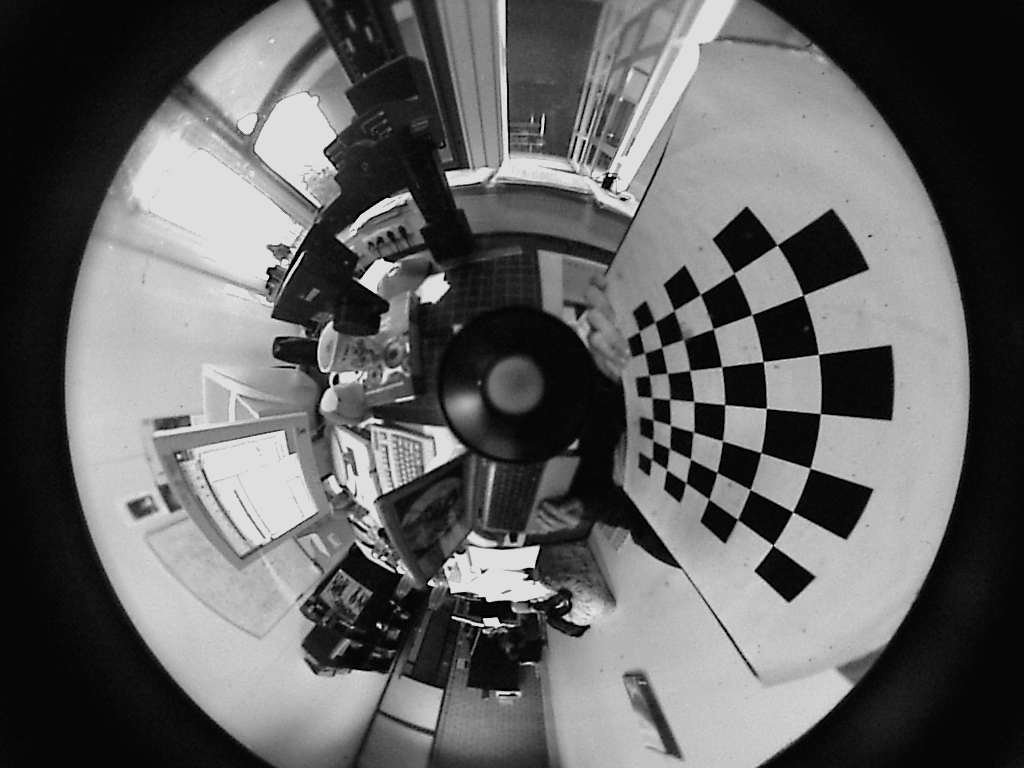
#> input picture agdc_test_fisheye/source/VMRImage1.jpg, 1024 x 768 px
$ python generate_agdc_fisheye.py
#> lines starting #> are read from the running program, lines starting #| are printed output that depends on the picture; after the words box and inside, x2 and y2 are one past the last pixel; in counts of white or black regions, pixels touching at a corner belong together
"""
AGDC Mesh Table & Golden Reference — Fisheye (Scaramuzza Model)
=================================================================
使用 VMRImage1.jpg + OCamCalib 标定参数生成 AGDC 仿真数据集。

模型：Scaramuzza Omnidirectional Camera Model
  - Forward  (cam2world): 像素 (u,v) → 单位球面 3D 射线
  - Inverse  (world2cam): 3D 射线 → 像素 (u,v)
  - 矫正方式: 透视平面重投影 (同 undistort.m)

输出目录: agdc_test_fisheye/
"""

import numpy as np
import os, json
from pathlib import Path

# ============================================================
# 0. 路径
# ============================================================
BASE_DIR = Path(r"d:\Clone\CameraCalibration")
CALIB_DIR = Path(r"d:\Clone\CameraCalibration\相机标定课程\第七章\Scaramuzza_OCamCalib_v3.0_win")
OUT_DIR = BASE_DIR / "agdc_test_fisheye"
for d in ["source", "mesh/16x12", "mesh/32x24",
          "input/nv12", "input/nv16", "input/yuyv",
          "golden/nv12", "golden/nv16", "golden/yuyv",
          "verify"]:
    (OUT_DIR / d).mkdir(parents=True, exist_ok=True)

IMG_SRC  = CALIB_DIR / "VMRImage1.jpg"

print("=" * 72)
print("AGDC Fisheye — Scaramuzza Model")
print("=" * 72)
print(f"输入图像: {IMG_SRC}")

# ============================================================
# 1. 标定参数 (来自 get_ocam_model.m)
# ============================================================
# Scaramuzza 多项式系数 (5阶, ρ → f(ρ) = Z 分量)
SS = np.array([-1.405116937602191e+002,
                0.0,
                2.716608082380784e-004,
                5.257341861497706e-006,
               -1.067888507955045e-009], dtype=np.float64)

# 推算参数
CALIB_RADIUS = 498.0       # get_ocam_model.m 中的归一化半径
XC = 512.0                  # 几何中心 x (1024/2)
YC = 384.0                  # 几何中心 y (768/2)
C, D, E = 1.0, 0.0, 0.0    # 仿射参数 (calibration.m 默认值)

W_IN, H_IN = 1024, 768     # 输入鱼眼图像尺寸
W_OUT, H_OUT = 640, 480    # 输出透视图像尺寸
FC = 4.0                    # 虚拟相机距离参数 (同 undistort.m 风格, 越小越广角)

# ---- 内参验证: 用半径 r=498 时 Z应接近 0 ----
r_test = np.linspace(0, CALIB_RADIUS, 100)
ss_flip = SS[::-1]  # polyval 需要从高次到低次
z_test = np.polyval(ss_flip, r_test)
# 在半径 r=498 处, f(498) = polyval(ss, 498)
f_at_edge = np.polyval(ss_flip, CALIB_RADIUS)
print(f"\n标定多项式 SS 在 r={CALIB_RADIUS}: f(r)={f_at_edge:.4f}")
# 对应的射线角度 θ = atan(r / f(r))... 实际上对于单位球面:
# 射线方向 = [x, y, f(r)] normalized
# tan(入射角) = r / f(r)
theta_at_edge = np.arctan2(CALIB_RADIUS, f_at_edge)
print(f"  对应入射角 (从光轴): {np.rad2deg(theta_at_edge):.1f}°")

# ---- 仿射矩阵 ----
A = np.array([[C, D],
              [E, 1.0]], dtype=np.float64)
A_inv = np.linalg.inv(A)

print(f"\n推算参数:")
print(f"  图像中心 (xc, yc): ({XC}, {YC})")
print(f"  标定最大半径:       {CALIB_RADIUS} px")
print(f"  仿射 (c,d,e):       ({C}, {D}, {E})")
print(f"  输入尺寸:           {W_IN}×{H_IN}")
print(f"  输出尺寸:           {W_OUT}×{H_OUT}")
print(f"  虚拟相机 fc:        {FC}")

# ============================================================
# 2. 计算逆多项式 pol(θ) — 类 findinvpoly.m
# ============================================================
# Scaramuzza 模型中的 θ 定义:
#   θ = atan(Z / sqrt(X²+Y²))    (角度从 XY 平面量起)
#   对未归一化射线 [x, y, f(ρ)]:  θ = atan(f(ρ) / ρ)
#
#   中心 ρ→0:  f(0) = -140.5 → θ = atan(-∞) = -π/2 ≈ -1.5708
#   图像边缘 ρ=498: f(498) = 510.5 → θ = atan(510.5/498) = 0.7979
#
#   pol 定义域: [-π/2, 0.80], 值域: [0, 498]
#   pol(-π/2) ≈ 0 (中心点), pol(0.80) ≈ 498 (边缘)
#
#   注意: θ 可为负值! world2cam_fast 调用时 θ = atan(Nz/NORM),
#   Nz 为负 → θ 为负 → 直接传入 pol

THETA_ORDER = 5

# 在半径域密集采样
rho_samples = np.linspace(0, CALIB_RADIUS, 2000)
z_samples = np.polyval(ss_flip, rho_samples)

# θ = atan(f(ρ) / ρ),  ρ=0 时用极限: θ = -π/2
theta_samples = np.empty_like(rho_samples)
theta_samples[0] = -np.pi / 2.0  # ρ=0: atan(-∞) = -π/2
mask = rho_samples[1:] > 0
theta_samples[1:][mask] = np.arctan(z_samples[1:][mask] / rho_samples[1:][mask])

theta_max = theta_samples[-1]
theta_min = theta_samples[0]

print(f"\n逆多项式拟合:")
print(f"  θ 定义域: [{theta_min:.4f}, {theta_max:.4f}] rad = [{np.rad2deg(theta_min):.1f}°, {np.rad2deg(theta_max):.1f}°]")
print(f"  ρ 值域:   [0, {CALIB_RADIUS}] px")
print(f"  阶数: {THETA_ORDER}")

# 验证: pol(θ_min) ≈ 0, pol(θ_max) ≈ CALIB_RADIUS
print(f"  检查: pol({theta_min:.4f}) ≈ 0,  pol({theta_max:.4f}) ≈ {CALIB_RADIUS}")

# 最小二乘拟合 ρ = b₀ + b₁·θ + b₂·θ² + ... + bₙ·θⁿ
V = np.zeros((len(theta_samples), THETA_ORDER + 1))
for k in range(THETA_ORDER + 1):
    V[:, k] = theta_samples ** k
pol_coeffs, _, _, _ = np.linalg.lstsq(V, rho_samples, rcond=None)

rho_fit = np.polyval(pol_coeffs[::-1], theta_samples)
fit_err = np.abs(rho_fit - rho_samples).max()
print(f"  拟合 max 误差: {fit_err:.4f} px")
print(f"  pol(-π/2) = {np.polyval(pol_coeffs[::-1], -np.pi/2):.4f} (期望≈0)")
print(f"  pol({theta_max:.4f}) = {np.polyval(pol_coeffs[::-1], theta_max):.4f} (期望≈{CALIB_RADIUS})")

# ============================================================
# 3. Backward Mapping: 透视矫正图像 → 鱼眼图像
# ============================================================
print(f"\n生成 backward mapping ({W_OUT}×{H_OUT} → {W_IN}×{H_IN})...")

# 虚拟透视相机参数 (同 undistort.m)
Nxc = H_OUT / 2.0   # 240
Nyc = W_OUT / 2.0   # 320
Nz  = -W_OUT / FC   # -160

# 输出像素网格
u_out_grid, v_out_grid = np.meshgrid(np.arange(W_OUT, dtype=np.float64),
                                      np.arange(H_OUT, dtype=np.float64))

# 3D 点 (在虚拟像平面上, 未归一化 — 同 world2cam_fast)
Nx = v_out_grid - Nxc
Ny = u_out_grid - Nyc

# ---- world2cam_fast: 未归一化 3D 点 → 鱼眼像素 ----
# NORM = sqrt(Nx² + Ny²), 避免除零
NORM_xy = np.sqrt(Nx**2 + Ny**2)
NORM_xy = np.maximum(NORM_xy, 1e-12)
Nz_val = np.full_like(Nx, Nz)

# θ = atan(Nz / NORM) — Nz 为负, θ 为负 (world2cam_fast 不做绝对值!)
theta = np.arctan(Nz_val / NORM_xy)

# ρ = polyval(pol, θ) — 直接使用负 θ, pol 在负域也有定义
rho = np.polyval(pol_coeffs[::-1], theta)

# XY 方向投影
scale = rho / NORM_xy
x_cam = Nx * scale
y_cam = Ny * scale

# 仿射变换 + 加回中心
u_in = x_cam * C + y_cam * D + XC
v_in = x_cam * E + y_cam      + YC

print(f"  u_in 范围: [{u_in.min():.2f}, {u_in.max():.2f}]")
print(f"  v_in 范围: [{v_in.min():.2f}, {v_in.max():.2f}]")

# 标记有效像素 (落入鱼眼图内的)
valid_mask = (u_in >= 0) & (u_in < W_IN) & (v_in >= 0) & (v_in < H_IN)
print(f"  有效像素比例: {valid_mask.sum() / valid_mask.size * 100:.1f}%")

# ============================================================
# 4. 读取图像 & 生成黄金参考
# ============================================================
print(f"\n读取 VMRImage1.jpg...")
import cv2
def imread_unicode(path, flags=cv2.IMREAD_COLOR):
#> called with flags = 1
    with open(str(path), 'rb') as f:
        data = f.read()
    return cv2.imdecode(np.frombuffer(data, dtype=np.uint8), flags)
#> returned value is the input picture: shape (768, 1024, 3); min 0, max 224, mean 99.6
def imwrite_unicode(path, img):
    _, buf = cv2.imencode(os.path.splitext(str(path))[1], img)
    with open(str(path), 'wb') as f:
        f.write(buf)

img_fisheye = imread_unicode(IMG_SRC, cv2.IMREAD_COLOR)  # BGR
print(f"  图像: {img_fisheye.shape}, dtype={img_fisheye.dtype}")
#|   图像: (768, 1024, 3), dtype=uint8

# 生成矫正黄金参考 (双线性插值)
print("生成透视矫正黄金参考图像...")
u_in_clip = np.clip(u_in, 0, W_IN - 1)
v_in_clip = np.clip(v_in, 0, H_IN - 1)

# 双线性插值
u0 = np.floor(u_in_clip).astype(np.int32)
v0 = np.floor(v_in_clip).astype(np.int32)
u1 = np.minimum(u0 + 1, W_IN - 1)
v1 = np.minimum(v0 + 1, H_IN - 1)
wu = (u_in_clip - u0.astype(np.float64)).reshape(H_OUT, W_OUT, 1)
wv = (v_in_clip - v0.astype(np.float64)).reshape(H_OUT, W_OUT, 1)

img_rect = ((1 - wv) * (1 - wu) * img_fisheye[v0, u0].astype(np.float64) +
             (1 - wv) * wu       * img_fisheye[v0, u1].astype(np.float64) +
             wv       * (1 - wu) * img_fisheye[v1, u0].astype(np.float64) +
             wv       * wu       * img_fisheye[v1, u1].astype(np.float64))
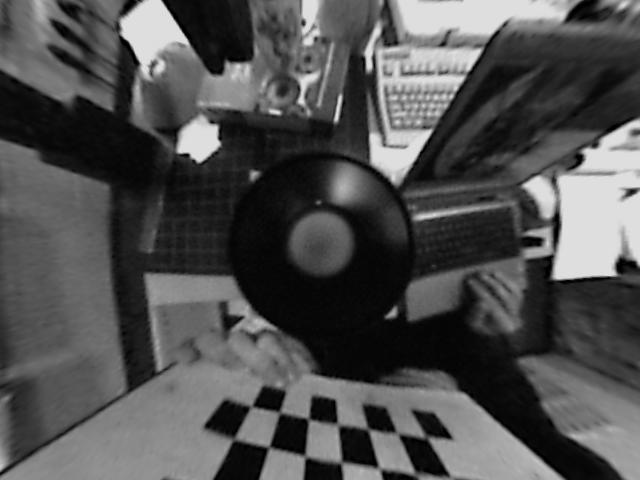
#> img_rect: shape (480, 640, 3) float64; min 0, max 223.5, mean 80.9
img_rect = np.clip(np.round(img_rect), 0, 255).astype(np.uint8)

# 无效区域置灰
img_rect[~valid_mask] = [128, 128, 128]

imwrite_unicode(OUT_DIR / "verify/golden_rectified_perspective.tif", img_rect)
print(f"  黄金参考: {OUT_DIR / 'verify/golden_rectified_perspective.tif'}")

# ============================================================
# 5. RGB → YUV 转换 & 保存
# ============================================================
print("\n" + "=" * 72)
print("YUV 格式转换")
print("=" * 72)

def rgb_to_yuv_bt601(img_bgr):
    img = img_bgr.astype(np.float64)
    B, G, R = img[:, :, 0], img[:, :, 1], img[:, :, 2]
    Y  = 0.299 * R + 0.587 * G + 0.114 * B
    U  = -0.169 * R - 0.331 * G + 0.500 * B + 128.0
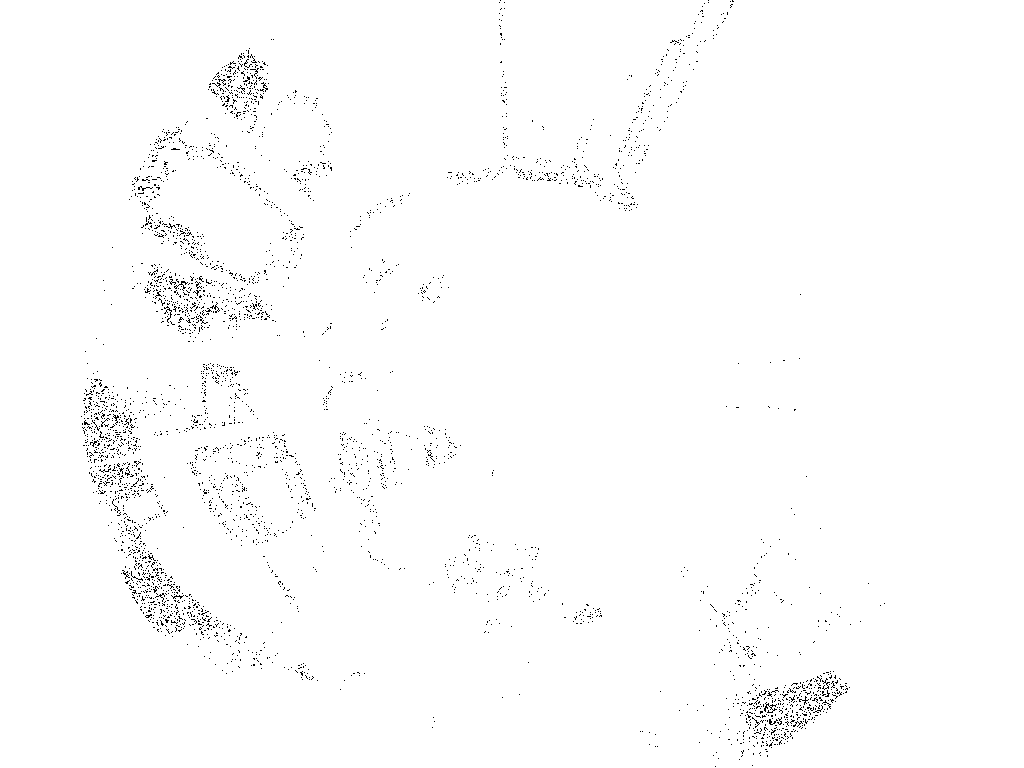
#> U: shape (768, 1024) float64; values 128 (black) and 128 (white), 99% white; black in thin lines or dots, all inside (x1, y1, x2, y2) = (81, 0, 885, 767)
    V  = 0.500 * R - 0.419 * G - 0.081 * B + 128.0
#> V: shape (768, 1024) float64; every value is 128
    return (np.clip(Y, 0, 255).astype(np.uint8),
            np.clip(U, 0, 255).astype(np.uint8),
            np.clip(V, 0, 255).astype(np.uint8))

def pack_nv12(Y, U, V):
    H, W = Y.shape
    U_sub = ((U[0:H:2, 0:W:2].astype(np.uint16) + U[0:H:2, 1:W:2].astype(np.uint16) +
              U[1:H:2, 0:W:2].astype(np.uint16) + U[1:H:2, 1:W:2].astype(np.uint16) + 2) // 4).astype(np.uint8)
    V_sub = ((V[0:H:2, 0:W:2].astype(np.uint16) + V[0:H:2, 1:W:2].astype(np.uint16) +
              V[1:H:2, 0:W:2].astype(np.uint16) + V[1:H:2, 1:W:2].astype(np.uint16) + 2) // 4).astype(np.uint8)
    uv = np.empty((H // 2, W // 2 * 2), dtype=np.uint8)
    uv[:, 0::2], uv[:, 1::2] = U_sub, V_sub
    return Y, uv

def pack_nv16(Y, U, V):
    H, W = Y.shape
    U_sub = ((U[:, 0:W:2].astype(np.uint16) + U[:, 1:W:2].astype(np.uint16) + 1) // 2).astype(np.uint8)
    V_sub = ((V[:, 0:W:2].astype(np.uint16) + V[:, 1:W:2].astype(np.uint16) + 1) // 2).astype(np.uint8)
    uv = np.empty((H, W // 2 * 2), dtype=np.uint8)
    uv[:, 0::2], uv[:, 1::2] = U_sub, V_sub
    return Y, uv

def pack_yuyv(Y, U, V):
    H, W = Y.shape
    U_sub = ((U[:, 0:W:2].astype(np.uint16) + U[:, 1:W:2].astype(np.uint16) + 1) // 2).astype(np.uint8)
    V_sub = ((V[:, 0:W:2].astype(np.uint16) + V[:, 1:W:2].astype(np.uint16) + 1) // 2).astype(np.uint8)
    yuyv = np.empty((H, W * 2), dtype=np.uint8)
    for col in range(W // 2):
        yuyv[:, col*4+0] = Y[:, col*2]
        yuyv[:, col*4+1] = U_sub[:, col]
        yuyv[:, col*4+2] = Y[:, col*2+1]
        yuyv[:, col*4+3] = V_sub[:, col]
    return yuyv

# --- 鱼眼输入 ---
Yf, Uf, Vf = rgb_to_yuv_bt601(img_fisheye)
#> Vf: shape (768, 1024); every value is 128
for fmt_name, pack_fn, y_dir, uv_dir in [
    ("nv12", pack_nv12, "input/nv12", "input/nv12"),
    ("nv16", pack_nv16, "input/nv16", "input/nv16"),
    ("yuyv", None,      "input/yuyv", "input/yuyv"),
]:
    if fmt_name == "yuyv":
        data = pack_yuyv(Yf, Uf, Vf)
        data.tofile(str(OUT_DIR / uv_dir / "distorted_yuyv.bin"))
        print(f"  {fmt_name}: {OUT_DIR / uv_dir / 'distorted_yuyv.bin'} ({data.size} bytes)")
    else:
        Yp, UVp = pack_fn(Yf, Uf, Vf)
        Yp.tofile(str(OUT_DIR / y_dir / f"distorted_{fmt_name}_y.bin"))
        UVp.tofile(str(OUT_DIR / uv_dir / f"distorted_{fmt_name}_uv.bin"))
        print(f"  {fmt_name}: Y={OUT_DIR / y_dir / f'distorted_{fmt_name}_y.bin'} ({Yp.size}B)")
        print(f"           UV={OUT_DIR / uv_dir / f'distorted_{fmt_name}_uv.bin'} ({UVp.size}B)")
#> UVp: shape (768, 1024); values 127 (black) and 128 (white), 99.9% white; black in thin lines or dots, all inside (x1, y1, x2, y2) = (84, 1, 847, 752)
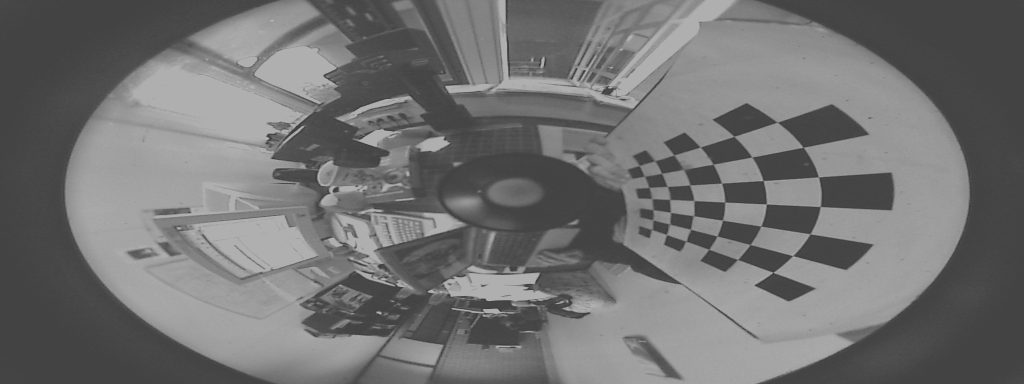
#> data: shape (768, 2048) (shown at 1/2 size); min 0, max 224, mean 113.7

# --- 黄金参考输出 ---
Yr, Ur, Vr = rgb_to_yuv_bt601(img_rect)
#> in rgb_to_yuv_bt601 (call 2), `U  = -0.169 * R - 0.331 * G + 0.500 * B + 128.0`: U: shape (480, 640) float64; values 128 (black) and 128 (white), 99.5% white; black in thin lines or dots, all inside (x1, y1, x2, y2) = (123, 0, 640, 279)
#> in rgb_to_yuv_bt601 (call 2), `V  = 0.500 * R - 0.419 * G - 0.081 * B + 128.0`: V: shape (480, 640) float64; every value is 128
#> Vr: shape (480, 640); every value is 128
for fmt_name, pack_fn, y_dir, uv_dir in [
    ("nv12", pack_nv12, "golden/nv12", "golden/nv12"),
    ("nv16", pack_nv16, "golden/nv16", "golden/nv16"),
    ("yuyv", None,      "golden/yuyv", "golden/yuyv"),
]:
    if fmt_name == "yuyv":
        data = pack_yuyv(Yr, Ur, Vr)
        data.tofile(str(OUT_DIR / uv_dir / "golden_yuyv.bin"))
    else:
        Yp, UVp = pack_fn(Yr, Ur, Vr)
        Yp.tofile(str(OUT_DIR / y_dir / f"golden_{fmt_name}_y.bin"))
        UVp.tofile(str(OUT_DIR / uv_dir / f"golden_{fmt_name}_uv.bin"))
#> this loop made 3 passes
#> pass 1, `Yp, UVp = pack_fn(Yr, Ur, Vr)`:
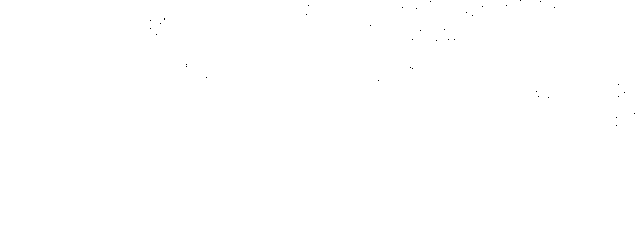
#> UVp: shape (240, 640); values 127 (black) and 128 (white), 100% white; black in thin lines or dots, all inside (x1, y1, x2, y2) = (150, 0, 635, 126)
#> pass 2, in pack_nv16 (call 2), `U_sub = ((U[:, 0:W:2].astype(np.uint16) + U[:, 1:W:2].astype(np.uint16..`:
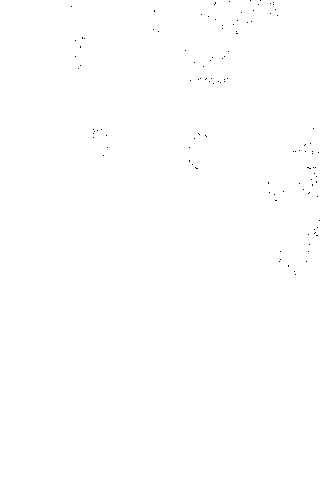
#> U_sub: shape (480, 320); values 127 (black) and 128 (white), 99.9% white; black in thin lines or dots, all inside (x1, y1, x2, y2) = (71, 0, 320, 275)
#> after the loop:
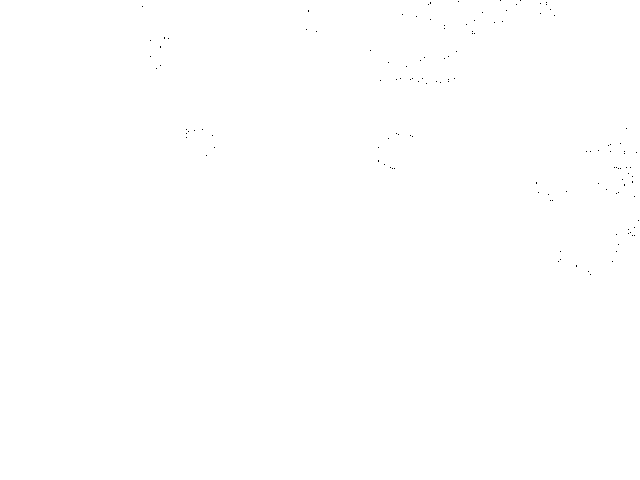
#> UVp: shape (480, 640); values 127 (black) and 128 (white), 100% white; black in thin lines or dots, all inside (x1, y1, x2, y2) = (142, 0, 639, 275)
#> after the loop:
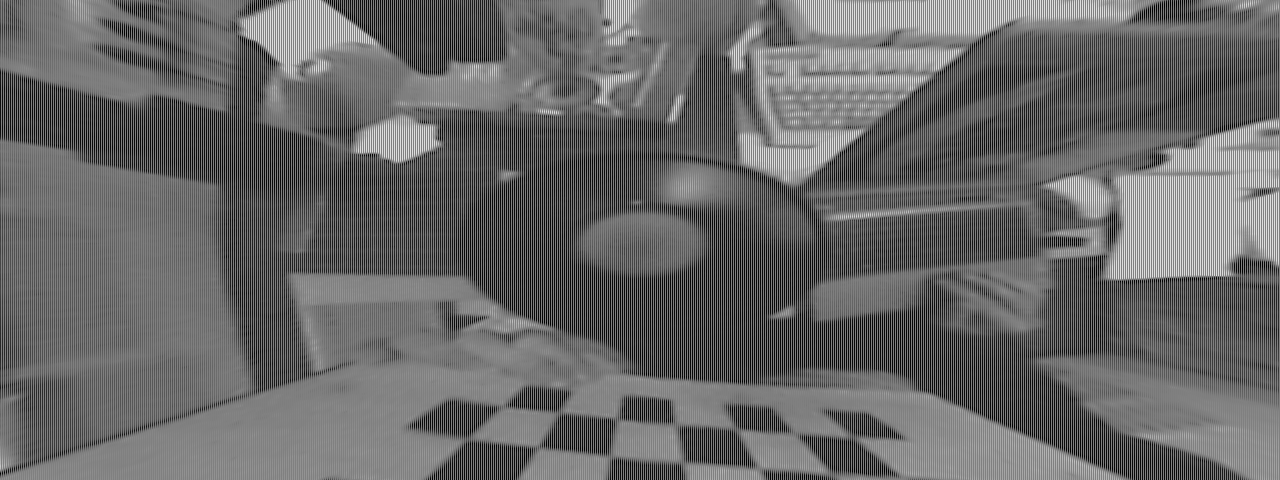
#> data: shape (480, 1280); min 0, max 222, mean 104.3

# 独立平面
Yr.tofile(str(OUT_DIR / "golden/golden_y_plane.bin"))
Ur.tofile(str(OUT_DIR / "golden/golden_u_plane.bin"))
Vr.tofile(str(OUT_DIR / "golden/golden_v_plane.bin"))

# ============================================================
# 6. AGDC Mesh Table 生成 (36-bit 格式)
# ============================================================
print("\n" + "=" * 72)
print("AGDC Mesh Table 生成")
print("=" * 72)

FRAC_BITS = 5
FRAC_SCALE = 1 << FRAC_BITS

def float_to_u12_5(val):
    fixed = np.round(val * FRAC_SCALE).astype(np.int64)
    return np.clip(fixed, -(1<<17), (1<<17)-1).astype(np.int32)

MESH_CONFIGS = [
    ("16x12", 16, 12),
    ("32x24", 32, 24),
]

all_mesh_info = {}

for mesh_name, mesh_cols, mesh_rows in MESH_CONFIGS:
    grid_cols = mesh_cols + 1
    grid_rows = mesh_rows + 1
    num_nodes = grid_cols * grid_rows

    # 输出网格点 (在矫正图像中均匀分布)
    col_pos = np.linspace(0, W_OUT, grid_cols).astype(np.int32)
    row_pos = np.linspace(0, H_OUT, grid_rows).astype(np.int32)
    # 边界节点 (col=W_OUT 或 row=H_OUT) 超出一像素, 钳位到有效范围
    col_idx = np.clip(col_pos, 0, W_OUT - 1)
    row_idx = np.clip(row_pos, 0, H_OUT - 1)

    mesh_u = u_in[row_idx[:, None], col_idx[None, :]]
    mesh_v = v_in[row_idx[:, None], col_idx[None, :]]

    print(f"\n--- 网格 {mesh_name}: {grid_cols}×{grid_rows} = {num_nodes} 节点 ---")
    print(f"  mesh_u: [{mesh_u.min():.2f}, {mesh_u.max():.2f}]")
    print(f"  mesh_v: [{mesh_v.min():.2f}, {mesh_v.max():.2f}]")

    mesh_u_fixed = float_to_u12_5(mesh_u)
    mesh_v_fixed = float_to_u12_5(mesh_v)

    u_err = np.abs(mesh_u - mesh_u_fixed.astype(np.float64) / FRAC_SCALE).max()
    v_err = np.abs(mesh_v - mesh_v_fixed.astype(np.float64) / FRAC_SCALE).max()
    print(f"  u12.5 量化误差: u_max={u_err:.6f}, v_max={v_err:.6f}")

    # 封装 36-bit
    mesh_entries = np.zeros(num_nodes, dtype=np.uint64)
    for iy in range(grid_rows):
        for ix in range(grid_cols):
            addr = iy * grid_cols + ix
#> (the run stopped early here; a loop or call above may not have finished)
